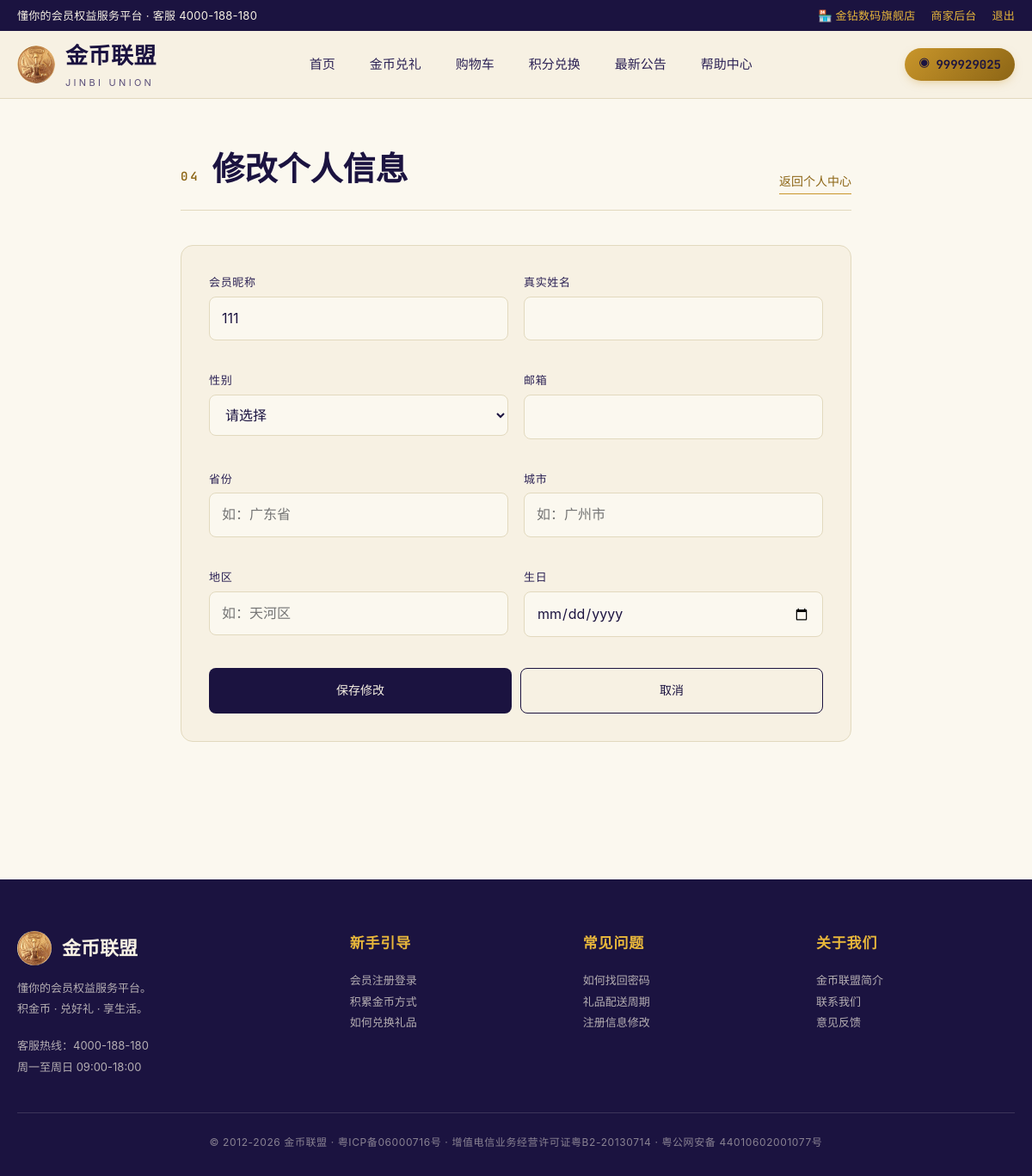
Screenshot of /user/edit (signed in) with the database file from the repository.
### tables this page shows
CREATE TABLE merchants (
            id INTEGER PRIMARY KEY AUTOINCREMENT,
            phone TEXT UNIQUE NOT NULL,
            password_hash TEXT NOT NULL,
            password_salt TEXT NOT NULL,
            shop_name TEXT UNIQUE NOT NULL,
            contact_name TEXT,
            category TEXT,
            address TEXT,
            description TEXT,
            status TEXT DEFAULT 'active',
            created_at TEXT DEFAULT CURRENT_TIMESTAMP
        );

CREATE TABLE users (
            id INTEGER PRIMARY KEY AUTOINCREMENT,
            phone TEXT UNIQUE NOT NULL,
            password_hash TEXT NOT NULL,
            password_salt TEXT NOT NULL,
            nickname TEXT,
            gender TEXT,
            email TEXT,
            province TEXT,
            city TEXT,
            district TEXT,
            birthday TEXT,
            real_name TEXT,
            coins INTEGER DEFAULT 1000,
            created_at TEXT DEFAULT CURRENT_TIMESTAMP
        );

### app.py (the view, shortened to what this page needs)
@app.route('/user/edit', methods=['GET', 'POST'])
@login_required
def user_edit():
    uid = session['user_id']
    user = ss_query('SELECT * FROM live.users WHERE id = ?', (uid,), one=True)
    return render_template('user_edit.html', user=user)

### app.py (called while the page is built)
@app.context_processor
def inject_user():
    user = None
    uid = session.get('user_id')
    if uid:
        user = ss_query('SELECT * FROM live.users WHERE id = ?', (uid,), one=True)
    return {'current_user': user}

def login_required(view):
    @wraps(view)
    def wrapped(*args, **kwargs):
        if not session.get('user_id'):
            flash('请先登录', 'error')
            return redirect(url_for('login', next=request.path))
        return view(*args, **kwargs)
    return wrapped

def current_merchant():
    mid = session.get('merchant_id')
    if not mid:
        return None
    return ss_query('SELECT * FROM live.merchants WHERE id = ?', (mid,), one=True)

### db.py (called while the page is built, shortened)
def get_local_db():
    if not hasattr(_local_local, 'db') or _local_local.db is None:
        conn = sqlite3.connect(SQLITE_PATH, check_same_thread=False)
        conn.row_factory = sqlite3.Row
        conn.execute('PRAGMA foreign_keys = ON;')
        _ensure_local_schema(conn)
        _local_local.db = conn
    return _local_local.db

def _row_dicts(cols, rows):
    class _Row(dict):
        def __getitem__(self, key):
            if isinstance(key, int):
                return list(self.values())[key]
            return dict.__getitem__(self, key)
        def __getattr__(self, key):
            try:
                return self[key]
            except KeyError as exc:
                raise AttributeError(key) from exc
    return [_Row(dict(zip(cols, row))) for row in rows]

def _check_ss_available():
    global _ss_checked, _ss_available
    if _ss_checked:
        return _ss_available

def _sqlite_query(sql, params=(), one=False):
    cur = get_local_db().execute(_sqlite_sql(sql), params)
    cols = [c[0] for c in cur.description]
    rows = cur.fetchall()
    cur.close()
    out = _row_dicts(cols, rows)
    return (out[0] if out else None) if one else out

def ss_query(sql, params=(), one=False):
    if not _check_ss_available():
        return _sqlite_query(sql, params, one)

### templates/user_edit.html (shortened to what this page needs)
{% extends 'base.html' %}
{% block content %}
<section class="section" style="padding-top:50px">
  <div class="container" style="max-width:780px">
    <div class="section-head">
      <h2 class="section-title">
        <span class="num">04</span>
        修改个人信息
      </h2>
      <a href="{{ url_for('user_center') }}" class="section-link">返回个人中心</a>
    </div>
    <div class="panel">
      <form method="post" novalidate>
        <div style="display:grid;grid-template-columns:1fr 1fr;gap:18px">
          <div class="field">
            <label>会员昵称</label>
            <input name="nickname" type="text" maxlength="20" value="{{ user.nickname or '' }}">
          </div>
          <div class="field">
            <label>真实姓名</label>
            <input name="real_name" type="text" maxlength="20" value="{{ user.real_name or '' }}">
          </div>
          <div class="field">
            <label>性别</label>
            <select name="gender">
              <option value="">请选择</option>
            </select>
          </div>
          <div class="field">
            <label>邮箱</label>
            <input name="email" type="email" value="{{ user.email or '' }}">
          </div>
          <div class="field">
            <label>省份</label>
            <input name="province" type="text" value="{{ user.province or '' }}" placeholder="如：广东省">
          </div>
          <div class="field">
            <label>城市</label>
            <input name="city" type="text" value="{{ user.city or '' }}" placeholder="如：广州市">
          </div>
          <div class="field">
            <label>地区</label>
            <input name="district" type="text" value="{{ user.district or '' }}" placeholder="如：天河区">
          </div>
          <div class="field">
            <label>生日</label>
            <input name="birthday" type="date" value="{{ user.birthday or '' }}">
          </div>
        </div>
        <div style="display:flex;gap:10px;margin-top:18px">
          <button type="submit" class="btn btn-primary" style="flex:1;padding:14px">保存修改</button>
          <a href="{{ url_for('user_center') }}" class="btn btn-ghost" style="flex:1;padding:14px">取消</a>
        </div>
      </form>
    </div>
  </div>
</section>
{% endblock %}

### templates/base.html (shortened to what this page needs)
<!doctype html>
<html lang="zh-CN">
<head>
<link rel="stylesheet" href="{{ url_for('static', filename='css/style.css') }}">
</head>
<body>
<div class="topbar">
  <div class="container topbar-inner">
    <div>懂你的会员权益服务平台 · 客服 4000-188-180</div>
    <div class="topbar-right">
      {% if current_merchant %}
        <span style="color:var(--gold-bright)">🏪 {{ current_merchant.shop_name }}</span>
        <a href="{{ url_for('merchant_panel') }}">商家后台</a>
        <a href="{{ url_for('merchant_logout') }}">退出</a>
      {% elif current_user %}
        <span>你好，{{ current_user.nickname or current_user.phone }}</span>
        <a href="{{ url_for('coin_redeem') }}">积分兑换</a>
        <a href="{{ url_for('user_center') }}">个人中心</a>
        <a href="{{ url_for('logout') }}">退出</a>
      {% else %}
        <a href="{{ url_for('login') }}">登录</a>
        <a href="{{ url_for('register') }}">会员注册</a>
        <a href="{{ url_for('merchant_register') }}" style="color:var(--gold-bright)">商家入驻</a>
      {% endif %}
    </div>
  </div>
</div>
<nav class="nav">
  <div class="container nav-inner">
    <a href="{{ url_for('index') }}" class="brand">
      <img src="{{ url_for('static', filename='img/logo.jpg') }}" alt="">
      <span class="brand-text">
        金币联盟
        <span class="brand-sub">JINBI UNION</span>
      </span>
    </a>
    <div class="nav-links">
      <a href="{{ url_for('index') }}" class="nav-link {% if request.endpoint == 'index' %}active{% endif %}">首页</a>
      <a href="{{ url_for('gift_list') }}" class="nav-link {% if request.endpoint == 'gift_list' %}active{% endif %}">金币兑礼</a>
      {% if current_user %}
      <a href="{{ url_for('cart') }}" class="nav-link {% if request.endpoint == 'cart' %}active{% endif %}">购物车</a>
      <a href="{{ url_for('coin_redeem') }}" class="nav-link {% if request.endpoint == 'coin_redeem' %}active{% endif %}">积分兑换</a>
      {% endif %}
      <a href="{{ url_for('announcements') }}" class="nav-link {% if request.endpoint in ['announcements','announcement_detail'] %}active{% endif %}">最新公告</a>
      <a href="{{ url_for('help') }}" class="nav-link {% if request.endpoint == 'help' %}active{% endif %}">帮助中心</a>
    </div>
    <div class="nav-cta">
      {% if current_user %}
        <span class="coin-pill">{{ current_user.coins|default(0) }}</span>
      {% elif current_merchant %}
        <a href="{{ url_for('merchant_panel') }}" class="btn btn-gold">商家后台</a>
      {% else %}
        <a href="{{ url_for('login') }}" class="btn btn-ghost">登录</a>
        <a href="{{ url_for('register') }}" class="btn btn-primary">注册</a>
      {% endif %}
    </div>
  </div>
</nav>
{% block content %}{% endblock %}
<footer class="footer">
  <div class="container">
    <div class="footer-grid">
      <div>
        <div class="footer-brand">
          <img src="{{ url_for('static', filename='img/logo.jpg') }}" alt="">
          金币联盟
        </div>
        <p>懂你的会员权益服务平台。<br>积金币 · 兑好礼 · 享生活。</p>
        <p style="margin-top:18px;">客服热线：4000-188-180<br>周一至周日 09:00-18:00</p>
      </div>
      <div>
        <h4>新手引导</h4>
        <p><a href="{{ url_for('help') }}">会员注册登录</a></p>
        <p><a href="{{ url_for('help') }}">积累金币方式</a></p>
        <p><a href="{{ url_for('help') }}">如何兑换礼品</a></p>
      </div>
      <div>
        <h4>常见问题</h4>
        <p><a href="{{ url_for('help') }}">如何找回密码</a></p>
        <p><a href="{{ url_for('help') }}">礼品配送周期</a></p>
        <p><a href="{{ url_for('help') }}">注册信息修改</a></p>
      </div>
      <div>
        <h4>关于我们</h4>
        <p><a href="{{ url_for('help') }}">金币联盟简介</a></p>
        <p><a href="{{ url_for('help') }}">联系我们</a></p>
        <p><a href="{{ url_for('help') }}">意见反馈</a></p>
      </div>
    </div>
    <div class="footer-bottom">
      © 2012-2026 金币联盟 · 粤ICP备06000716号 · 增值电信业务经营许可证粤B2-20130714 · 粤公网安备 44010602001077号
    </div>
  </div>
</footer>
</body>
</html>

### rows the page displays
merchants: shop_name "金钻数码旗舰店"
users: coins "999929025", nickname "111"
